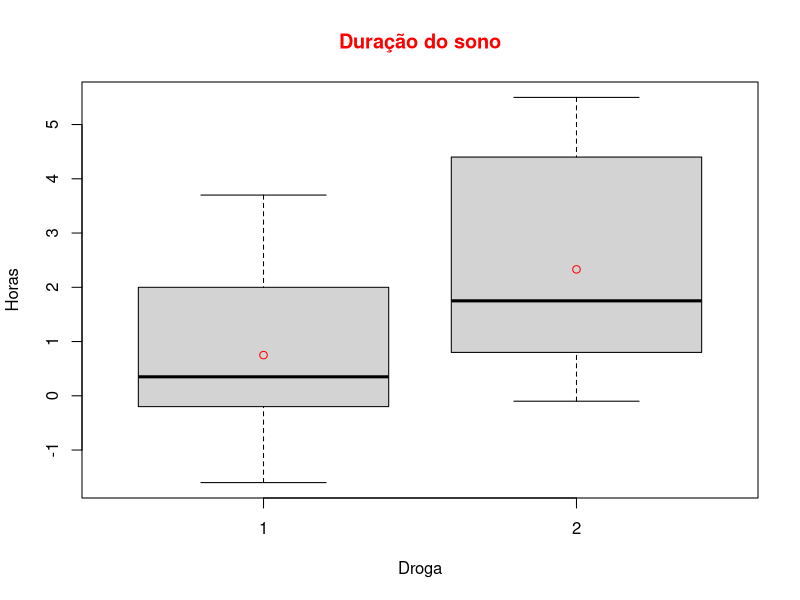
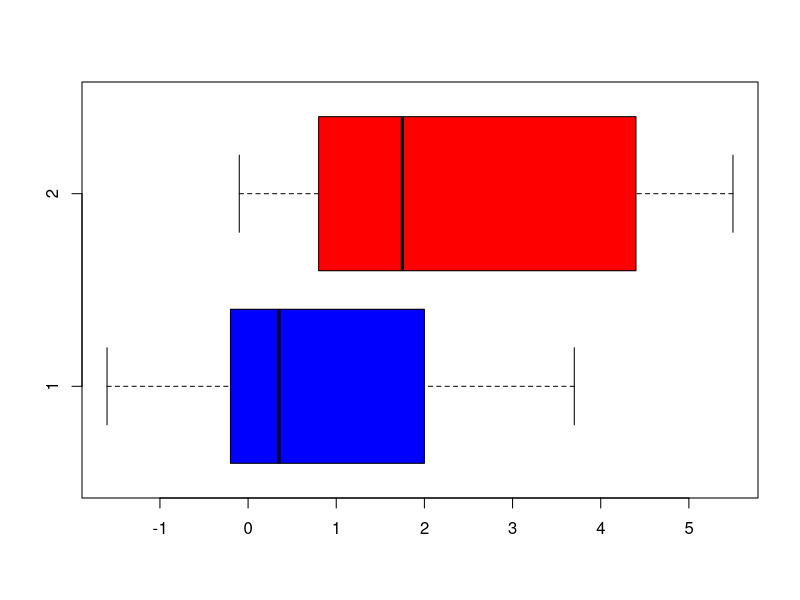

Source code (R) for these figures, in order:
# boxplot

?boxplot
?sleep

# Permite utilizar as colunas sem especificar o nome do dataset
attach(sleep)

# Construcao do boxplot
sleepboxplot <- boxplot(data=sleep, extra ~ group,
                        main = 'Duração do sono',
                        col.main ='red', ylab='Horas',xlab = 'Droga')

# calculo da média
means = by(extra, group, mean)
means

# Adiciona a media ao gráfico
points(means, col= 'red')

# Boxplot horizontal
horizontalboxplot <- boxplot(data = sleep, extra~group,
                             ylab='', xlab='', horizontal=T,
                             col = c('blue','red'))
